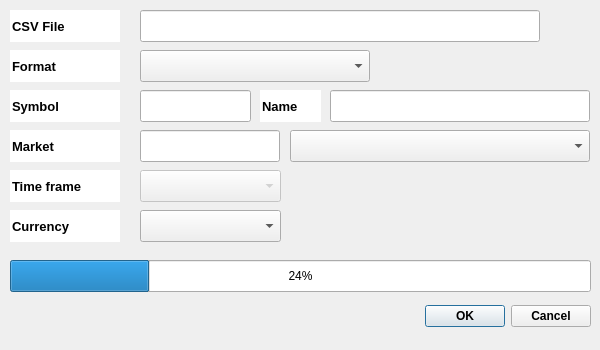
<?xml version="1.0" encoding="UTF-8"?>
<ui version="4.0">
 <class>LoadCSVDialog</class>
 <widget class="QDialog" name="LoadCSVDialog">
  <property name="windowModality">
   <enum>Qt::ApplicationModal</enum>
  </property>
  <property name="geometry">
   <rect>
    <x>0</x>
    <y>0</y>
    <width>600</width>
    <height>350</height>
   </rect>
  </property>
  <property name="minimumSize">
   <size>
    <width>600</width>
    <height>350</height>
   </size>
  </property>
  <property name="maximumSize">
   <size>
    <width>600</width>
    <height>350</height>
   </size>
  </property>
  <property name="windowTitle">
   <string>Import CSV</string>
  </property>
  <property name="windowIcon">
   <iconset resource="../resources/ChartGeany.qrc">
    <normaloff>:/png/images/icons/PNG/copy doc.png</normaloff>:/png/images/icons/PNG/copy doc.png</iconset>
  </property>
  <property name="autoFillBackground">
   <bool>true</bool>
  </property>
  <property name="sizeGripEnabled">
   <bool>false</bool>
  </property>
  <property name="modal">
   <bool>true</bool>
  </property>
  <widget class="QDialogButtonBox" name="buttonBox">
   <property name="geometry">
    <rect>
     <x>250</x>
     <y>300</y>
     <width>341</width>
     <height>32</height>
    </rect>
   </property>
   <property name="font">
    <font>
     <weight>75</weight>
     <bold>true</bold>
    </font>
   </property>
   <property name="focusPolicy">
    <enum>Qt::NoFocus</enum>
   </property>
   <property name="orientation">
    <enum>Qt::Horizontal</enum>
   </property>
   <property name="standardButtons">
    <set>QDialogButtonBox::Cancel|QDialogButtonBox::Ok</set>
   </property>
  </widget>
  <widget class="QLineEdit" name="CSVFileLbl">
   <property name="geometry">
    <rect>
     <x>10</x>
     <y>10</y>
     <width>110</width>
     <height>32</height>
    </rect>
   </property>
   <property name="font">
    <font>
     <pointsize>10</pointsize>
     <weight>75</weight>
     <bold>true</bold>
     <kerning>true</kerning>
    </font>
   </property>
   <property name="mouseTracking">
    <bool>false</bool>
   </property>
   <property name="focusPolicy">
    <enum>Qt::NoFocus</enum>
   </property>
   <property name="acceptDrops">
    <bool>false</bool>
   </property>
   <property name="autoFillBackground">
    <bool>true</bool>
   </property>
   <property name="locale">
    <locale language="English" country="UnitedStates"/>
   </property>
   <property name="text">
    <string>CSV File</string>
   </property>
   <property name="frame">
    <bool>false</bool>
   </property>
   <property name="readOnly">
    <bool>true</bool>
   </property>
  </widget>
  <widget class="QPushButton" name="filechooserButton">
   <property name="geometry">
    <rect>
     <x>550</x>
     <y>10</y>
     <width>40</width>
     <height>32</height>
    </rect>
   </property>
   <property name="focusPolicy">
    <enum>Qt::NoFocus</enum>
   </property>
   <property name="autoFillBackground">
    <bool>true</bool>
   </property>
   <property name="text">
    <string/>
   </property>
   <property name="icon">
    <iconset resource="../resources/ChartGeany.qrc">
     <normaloff>:/png/images/icons/PNG/open alt.png</normaloff>:/png/images/icons/PNG/open alt.png</iconset>
   </property>
   <property name="iconSize">
    <size>
     <width>39</width>
     <height>31</height>
    </size>
   </property>
   <property name="autoDefault">
    <bool>false</bool>
   </property>
   <property name="flat">
    <bool>true</bool>
   </property>
  </widget>
  <widget class="QLineEdit" name="filenameEdit">
   <property name="geometry">
    <rect>
     <x>140</x>
     <y>10</y>
     <width>400</width>
     <height>32</height>
    </rect>
   </property>
   <property name="focusPolicy">
    <enum>Qt::StrongFocus</enum>
   </property>
   <property name="autoFillBackground">
    <bool>false</bool>
   </property>
   <property name="frame">
    <bool>true</bool>
   </property>
  </widget>
  <widget class="QLineEdit" name="formatLbl">
   <property name="geometry">
    <rect>
     <x>10</x>
     <y>50</y>
     <width>110</width>
     <height>32</height>
    </rect>
   </property>
   <property name="font">
    <font>
     <pointsize>10</pointsize>
     <weight>75</weight>
     <bold>true</bold>
     <kerning>true</kerning>
    </font>
   </property>
   <property name="mouseTracking">
    <bool>false</bool>
   </property>
   <property name="focusPolicy">
    <enum>Qt::NoFocus</enum>
   </property>
   <property name="acceptDrops">
    <bool>false</bool>
   </property>
   <property name="autoFillBackground">
    <bool>true</bool>
   </property>
   <property name="locale">
    <locale language="English" country="UnitedStates"/>
   </property>
   <property name="text">
    <string>Format</string>
   </property>
   <property name="frame">
    <bool>false</bool>
   </property>
   <property name="readOnly">
    <bool>true</bool>
   </property>
  </widget>
  <widget class="QComboBox" name="formatComboBox">
   <property name="geometry">
    <rect>
     <x>140</x>
     <y>50</y>
     <width>230</width>
     <height>32</height>
    </rect>
   </property>
   <property name="font">
    <font>
     <pointsize>10</pointsize>
    </font>
   </property>
   <property name="focusPolicy">
    <enum>Qt::StrongFocus</enum>
   </property>
  </widget>
  <widget class="QLineEdit" name="symbolLbl">
   <property name="geometry">
    <rect>
     <x>10</x>
     <y>90</y>
     <width>110</width>
     <height>32</height>
    </rect>
   </property>
   <property name="font">
    <font>
     <pointsize>10</pointsize>
     <weight>75</weight>
     <bold>true</bold>
     <kerning>true</kerning>
    </font>
   </property>
   <property name="mouseTracking">
    <bool>false</bool>
   </property>
   <property name="focusPolicy">
    <enum>Qt::NoFocus</enum>
   </property>
   <property name="acceptDrops">
    <bool>false</bool>
   </property>
   <property name="autoFillBackground">
    <bool>true</bool>
   </property>
   <property name="locale">
    <locale language="English" country="UnitedStates"/>
   </property>
   <property name="text">
    <string>Symbol</string>
   </property>
   <property name="frame">
    <bool>false</bool>
   </property>
   <property name="readOnly">
    <bool>true</bool>
   </property>
  </widget>
  <widget class="QLineEdit" name="marketLbl">
   <property name="geometry">
    <rect>
     <x>10</x>
     <y>130</y>
     <width>110</width>
     <height>32</height>
    </rect>
   </property>
   <property name="font">
    <font>
     <pointsize>10</pointsize>
     <weight>75</weight>
     <bold>true</bold>
     <kerning>true</kerning>
    </font>
   </property>
   <property name="mouseTracking">
    <bool>false</bool>
   </property>
   <property name="focusPolicy">
    <enum>Qt::NoFocus</enum>
   </property>
   <property name="acceptDrops">
    <bool>false</bool>
   </property>
   <property name="autoFillBackground">
    <bool>true</bool>
   </property>
   <property name="locale">
    <locale language="English" country="UnitedStates"/>
   </property>
   <property name="text">
    <string>Market</string>
   </property>
   <property name="frame">
    <bool>false</bool>
   </property>
   <property name="readOnly">
    <bool>true</bool>
   </property>
  </widget>
  <widget class="QLineEdit" name="timeframeLbl">
   <property name="geometry">
    <rect>
     <x>10</x>
     <y>170</y>
     <width>110</width>
     <height>32</height>
    </rect>
   </property>
   <property name="font">
    <font>
     <pointsize>10</pointsize>
     <weight>75</weight>
     <bold>true</bold>
     <kerning>true</kerning>
    </font>
   </property>
   <property name="mouseTracking">
    <bool>false</bool>
   </property>
   <property name="focusPolicy">
    <enum>Qt::NoFocus</enum>
   </property>
   <property name="acceptDrops">
    <bool>false</bool>
   </property>
   <property name="autoFillBackground">
    <bool>true</bool>
   </property>
   <property name="locale">
    <locale language="English" country="UnitedStates"/>
   </property>
   <property name="text">
    <string>Time frame</string>
   </property>
   <property name="frame">
    <bool>false</bool>
   </property>
   <property name="readOnly">
    <bool>true</bool>
   </property>
  </widget>
  <widget class="QLineEdit" name="symbolEdit">
   <property name="geometry">
    <rect>
     <x>140</x>
     <y>90</y>
     <width>111</width>
     <height>32</height>
    </rect>
   </property>
   <property name="focusPolicy">
    <enum>Qt::StrongFocus</enum>
   </property>
   <property name="autoFillBackground">
    <bool>false</bool>
   </property>
   <property name="frame">
    <bool>true</bool>
   </property>
  </widget>
  <widget class="QLineEdit" name="marketEdit">
   <property name="geometry">
    <rect>
     <x>140</x>
     <y>130</y>
     <width>140</width>
     <height>32</height>
    </rect>
   </property>
   <property name="focusPolicy">
    <enum>Qt::StrongFocus</enum>
   </property>
   <property name="autoFillBackground">
    <bool>false</bool>
   </property>
   <property name="frame">
    <bool>true</bool>
   </property>
  </widget>
  <widget class="QComboBox" name="timeframesComboBox">
   <property name="enabled">
    <bool>false</bool>
   </property>
   <property name="geometry">
    <rect>
     <x>140</x>
     <y>170</y>
     <width>141</width>
     <height>32</height>
    </rect>
   </property>
   <property name="font">
    <font>
     <pointsize>10</pointsize>
    </font>
   </property>
   <property name="focusPolicy">
    <enum>Qt::StrongFocus</enum>
   </property>
  </widget>
  <widget class="QLineEdit" name="currencyLbl">
   <property name="geometry">
    <rect>
     <x>10</x>
     <y>210</y>
     <width>110</width>
     <height>32</height>
    </rect>
   </property>
   <property name="font">
    <font>
     <pointsize>10</pointsize>
     <weight>75</weight>
     <bold>true</bold>
     <kerning>true</kerning>
    </font>
   </property>
   <property name="mouseTracking">
    <bool>false</bool>
   </property>
   <property name="focusPolicy">
    <enum>Qt::NoFocus</enum>
   </property>
   <property name="acceptDrops">
    <bool>false</bool>
   </property>
   <property name="autoFillBackground">
    <bool>true</bool>
   </property>
   <property name="locale">
    <locale language="English" country="UnitedStates"/>
   </property>
   <property name="text">
    <string>Currency</string>
   </property>
   <property name="frame">
    <bool>false</bool>
   </property>
   <property name="readOnly">
    <bool>true</bool>
   </property>
  </widget>
  <widget class="QComboBox" name="currencyComboBox">
   <property name="geometry">
    <rect>
     <x>140</x>
     <y>210</y>
     <width>141</width>
     <height>32</height>
    </rect>
   </property>
   <property name="font">
    <font>
     <pointsize>10</pointsize>
    </font>
   </property>
   <property name="focusPolicy">
    <enum>Qt::StrongFocus</enum>
   </property>
  </widget>
  <widget class="QLineEdit" name="nameLbl">
   <property name="geometry">
    <rect>
     <x>260</x>
     <y>90</y>
     <width>61</width>
     <height>32</height>
    </rect>
   </property>
   <property name="font">
    <font>
     <pointsize>10</pointsize>
     <weight>75</weight>
     <bold>true</bold>
     <kerning>true</kerning>
    </font>
   </property>
   <property name="mouseTracking">
    <bool>false</bool>
   </property>
   <property name="focusPolicy">
    <enum>Qt::NoFocus</enum>
   </property>
   <property name="acceptDrops">
    <bool>false</bool>
   </property>
   <property name="autoFillBackground">
    <bool>true</bool>
   </property>
   <property name="locale">
    <locale language="English" country="UnitedStates"/>
   </property>
   <property name="text">
    <string>Name</string>
   </property>
   <property name="frame">
    <bool>false</bool>
   </property>
   <property name="readOnly">
    <bool>true</bool>
   </property>
  </widget>
  <widget class="QLineEdit" name="nameEdit">
   <property name="geometry">
    <rect>
     <x>330</x>
     <y>90</y>
     <width>260</width>
     <height>32</height>
    </rect>
   </property>
   <property name="focusPolicy">
    <enum>Qt::StrongFocus</enum>
   </property>
   <property name="autoFillBackground">
    <bool>false</bool>
   </property>
   <property name="frame">
    <bool>true</bool>
   </property>
  </widget>
  <widget class="QComboBox" name="marketComboBox">
   <property name="geometry">
    <rect>
     <x>290</x>
     <y>130</y>
     <width>300</width>
     <height>32</height>
    </rect>
   </property>
   <property name="font">
    <font>
     <pointsize>10</pointsize>
    </font>
   </property>
   <property name="focusPolicy">
    <enum>Qt::StrongFocus</enum>
   </property>
  </widget>
  <widget class="QProgressBar" name="progressBar">
   <property name="geometry">
    <rect>
     <x>10</x>
     <y>260</y>
     <width>581</width>
     <height>32</height>
    </rect>
   </property>
   <property name="value">
    <number>24</number>
   </property>
  </widget>
 </widget>
 <resources>
  <include location="../resources/ChartGeany.qrc"/>
 </resources>
 <connections>
  <connection>
   <sender>buttonBox</sender>
   <signal>accepted()</signal>
   <receiver>LoadCSVDialog</receiver>
   <slot>accept()</slot>
   <hints>
    <hint type="sourcelabel">
     <x>248</x>
     <y>254</y>
    </hint>
    <hint type="destinationlabel">
     <x>157</x>
     <y>274</y>
    </hint>
   </hints>
  </connection>
  <connection>
   <sender>buttonBox</sender>
   <signal>rejected()</signal>
   <receiver>LoadCSVDialog</receiver>
   <slot>reject()</slot>
   <hints>
    <hint type="sourcelabel">
     <x>316</x>
     <y>260</y>
    </hint>
    <hint type="destinationlabel">
     <x>286</x>
     <y>274</y>
    </hint>
   </hints>
  </connection>
 </connections>
</ui>
